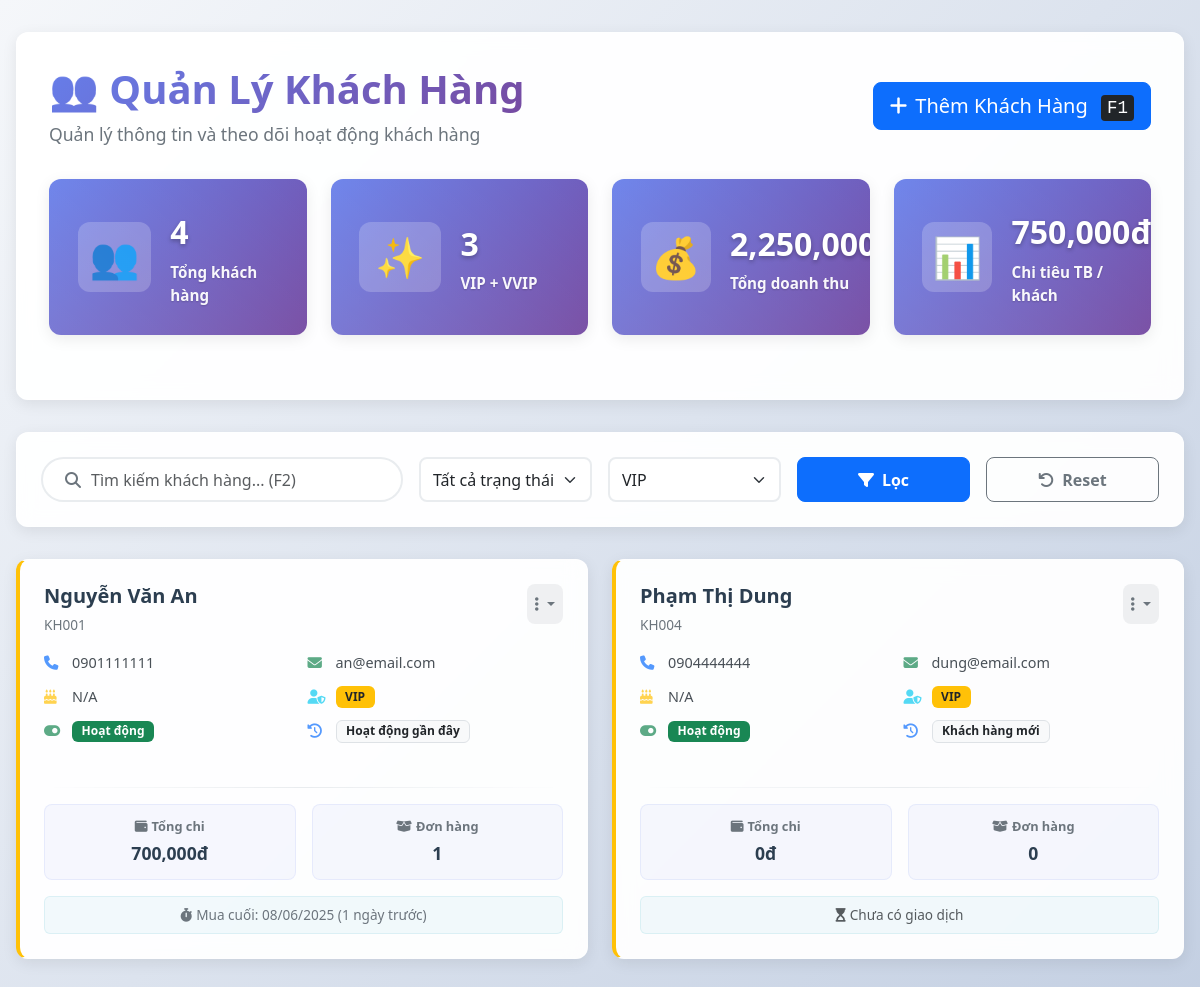
The app's page /pages/customers.php?membership=VIP with its own data.
### tables this page shows
CREATE TABLE customers (
    id INT AUTO_INCREMENT PRIMARY KEY,
    customer_code VARCHAR(20) UNIQUE NOT NULL,
    name VARCHAR(100) NOT NULL,
    phone VARCHAR(20) UNIQUE,
    email VARCHAR(100),
    address TEXT,
    birth_date DATE,
    gender ENUM('Nam', 'Nữ', 'Khác'),
    membership_level ENUM('Thông thường', 'VIP', 'VVIP') DEFAULT 'Thông thường',
    total_spent DECIMAL(15,2) DEFAULT 0,
    total_orders INT DEFAULT 0,
    loyalty_points INT DEFAULT 0,
    notes TEXT,
    is_active BOOLEAN DEFAULT TRUE,
    created_at TIMESTAMP DEFAULT CURRENT_TIMESTAMP,
    updated_at TIMESTAMP DEFAULT CURRENT_TIMESTAMP ON UPDATE CURRENT_TIMESTAMP,
    last_membership_update TIMESTAMP NULL DEFAULT NULL,  
    
    INDEX idx_phone (phone),
    INDEX idx_membership (membership_level),
    INDEX idx_active (is_active)
);

### pages/customers.php (the view, shortened to what this page needs)
<?php
require_once __DIR__ . '/../config/database.php';
$search = $_GET['search'] ?? '';
$status_filter = $_GET['status'] ?? 'all';
$membership_filter = $_GET['membership'] ?? 'all';
$page_num = max(1, intval($_GET['page'] ?? 1));
$per_page = 9;
$sql_select_fields = "SELECT c.*,
                        COALESCE(s.total_spent_val, c.total_spent, 0) as total_spent,
                        COALESCE(s.total_orders_val, c.total_orders, 0) as total_orders,
                        s.latest_sale_date as last_order_date,
                        CASE
                            WHEN s.latest_sale_date >= DATE_SUB(NOW(), INTERVAL 30 DAY) THEN 'Hoạt động gần đây'
                            WHEN s.latest_sale_date >= DATE_SUB(NOW(), INTERVAL 90 DAY) THEN 'Ít hoạt động'
                            WHEN s.latest_sale_date IS NULL AND c.created_at < DATE_SUB(NOW(), INTERVAL 30 DAY) THEN 'Chưa mua hàng'
                            WHEN s.latest_sale_date IS NULL AND c.created_at >= DATE_SUB(NOW(), INTERVAL 30 DAY) THEN 'Khách hàng mới'
                            ELSE 'Lâu không mua'
                        END as activity_status,
                        DATEDIFF(NOW(), s.latest_sale_date) as days_since_last_order,
                        (YEAR(CURDATE()) - YEAR(c.birth_date)) - (RIGHT(CURDATE(), 5) < RIGHT(c.birth_date, 5)) as age";
$sql_from_join = "FROM customers c
                  LEFT JOIN (
                      SELECT customer_id,
                             MAX(sale_date) as latest_sale_date,
                             COUNT(id) as total_orders_val,
                             SUM(total_amount) as total_spent_val
                      FROM sales
                      GROUP BY customer_id
                  ) s ON c.id = s.customer_id";
$where_clauses = [];
$params = [];
if ($membership_filter !== 'all') {
    $where_clauses[] = "c.membership_level = ?";
    $params[] = $membership_filter;
}
$where_sql = count($where_clauses) > 0 ? ' WHERE ' . implode(' AND ', $where_clauses) : '';
$offset = ($page_num - 1) * $per_page;
$customers_sql = "$sql_select_fields $sql_from_join $where_sql ORDER BY c.created_at DESC LIMIT $per_page OFFSET $offset";
$customers_stmt = $pdo->prepare($customers_sql);
$customers_stmt->execute($params);
$customers_on_page = $customers_stmt->fetchAll(PDO::FETCH_ASSOC);
$stats = [];
$stats_queries = [
    'total_customers_stat' => "SELECT COUNT(*) FROM customers",
    'vip_vvip_customers_stat' => "SELECT COUNT(*) FROM customers WHERE membership_level = 'VIP' OR membership_level = 'VVIP'",
    'total_revenue_stat' => "SELECT SUM(total_amount) FROM sales",
    'avg_spent_stat' => "SELECT AVG(total_spent) FROM customers WHERE total_orders > 0"
];
foreach ($stats_queries as $key => $query) {
    $stmt = $pdo->query($query);
    $stats[$key] = $stmt->fetchColumn();
}
if ($stats['total_customers_stat'] > 0 && isset($stats['total_revenue_stat'])) {
     $active_customers_with_spending_query = "SELECT COUNT(DISTINCT id) FROM customers WHERE total_spent > 0";
     $active_customers_count = $pdo->query($active_customers_with_spending_query)->fetchColumn();
     $stats['avg_spent_per_active_customer_stat'] = $active_customers_count > 0 ? ($stats['total_revenue_stat'] / $active_customers_count) : 0;
} else {
    $stats['avg_spent_per_active_customer_stat'] = 0;
}
?>
<!DOCTYPE html>
<html lang="vi">
<head>
    <link href="https://cdnjs.cloudflare.com/ajax/libs/bootstrap/5.3.0/css/bootstrap.min.css" rel="stylesheet">
    <link href="https://cdnjs.cloudflare.com/ajax/libs/font-awesome/6.4.0/css/all.min.css" rel="stylesheet">
</head>
<body>
    <div class="customers-page">
        <div class="page-header">
            <div class="d-flex justify-content-between align-items-center mb-4">
                <div>
                    <h1 class="page-title">👥 Quản Lý Khách Hàng</h1>
                    <p class="page-subtitle">Quản lý thông tin và theo dõi hoạt động khách hàng</p>
                </div>
                <button class="btn btn-primary btn-lg" onclick="openAddCustomerModal()">
                    <i class="fas fa-plus me-2"></i>Thêm Khách Hàng
                    <kbd class="ms-2">F1</kbd>
                </button>
            </div>
            <div class="stats-grid">
                <div class="stat-card">
                    <div class="stat-icon">👥</div>
                    <div class="stat-info">
                        <div class="stat-number"><?php echo number_format($stats['total_customers_stat'] ?? 0); ?></div>
                        <div class="stat-label">Tổng khách hàng</div>
                    </div>
                </div>
                <div class="stat-card">
                    <div class="stat-icon">✨</div>
                    <div class="stat-info">
                        <div class="stat-number"><?php echo number_format($stats['vip_vvip_customers_stat'] ?? 0); ?></div>
                        <div class="stat-label">VIP + VVIP</div>
                    </div>
                </div>
                <div class="stat-card">
                    <div class="stat-icon">💰</div>
                    <div class="stat-info">
                        <div class="stat-number"><?php echo number_format($stats['total_revenue_stat'] ?? 0); ?>đ</div>
                        <div class="stat-label">Tổng doanh thu</div>
                    </div>
                </div>
                <div class="stat-card">
                    <div class="stat-icon">📊</div>
                    <div class="stat-info">
                        <div class="stat-number"><?php echo number_format($stats['avg_spent_per_active_customer_stat'] ?? 0); ?>đ</div>
                        <div class="stat-label">Chi tiêu TB / khách</div>
                    </div>
                </div>
            </div>
        </div>
        <div class="filters-section">
            <div class="row g-3 align-items-end" id="filterForm">
                <div class="col-md-4">
                    <div class="search-input-wrapper">
                        <span class="input-group-text"><i class="fas fa-search"></i></span>
                        <input type="text" id="searchInput" name="search" class="form-control"
                               placeholder="Tìm kiếm khách hàng... (F2)" value="<?php echo htmlspecialchars($search); ?>">
                    </div>
                </div>
                <div class="col-md-2">
                    <select id="statusFilter" name="status" class="form-select filter-select">
                        <option value="all" <?php if ($status_filter === 'all') echo 'selected'; ?>>Tất cả trạng thái</option>
                    </select>
                </div>
                <div class="col-md-2">
                    <select id="membershipFilter" name="membership" class="form-select filter-select">
                        <option value="VIP" <?php if ($membership_filter === 'VIP') echo 'selected'; ?>>VIP</option>
                    </select>
                </div>
                <div class="col-md-2">
                    <button type="button" class="btn btn-primary btn-filter w-100" onclick="applyFilters()">
                        <i class="fas fa-filter me-2"></i>Lọc
                    </button>
                </div>
                <div class="col-md-2">
                    <button type="button" class="btn btn-outline-secondary btn-filter w-100" onclick="resetFilters()">
                        <i class="fas fa-undo me-2"></i>Reset
                    </button>
                </div>
            </div>
        </div>
        <div class="customers-grid" id="customersGrid">
            <?php if (empty($customers_on_page)): ?>
                <div class="col-12">
                    <div class="empty-state" style="grid-column: 1 / -1;">
                        <div class="empty-icon">👥</div>
                        <h4 class="empty-title">Không tìm thấy khách hàng</h4>
                        <p class="empty-text">Không có khách hàng nào phù hợp với tiêu chí tìm kiếm của bạn. <br>Hãy thử điều chỉnh bộ lọc hoặc thêm khách hàng mới.</p>
                        <button class="btn btn-primary btn-lg" onclick="openAddCustomerModal()">
                            <i class="fas fa-plus me-2"></i>Thêm Khách Hàng Mới
                        </button>
                    </div>
                </div>
            <?php else: ?>
                <?php foreach ($customers_on_page as $customer): ?>
                <div class="customer-card" data-membership="<?php echo htmlspecialchars(strtolower($customer['membership_level'] ?? 'thông thường')); ?>">
                    <div class="customer-header">
                        <div>
                            <h5 class="customer-name"><?php echo htmlspecialchars($customer['name']); ?></h5>
                            <small class="customer-code"><?php echo htmlspecialchars($customer['customer_code']); ?></small>
                        </div>
                        <div class="customer-actions">
                            <div class="dropdown">
                                <button class="dropdown-toggle" type="button" data-bs-toggle="dropdown" aria-expanded="false">
                                    <i class="fas fa-ellipsis-v"></i>
                                </button>
                            </div>
                        </div>
                    </div>
                    <div class="customer-details">
                        <div class="detail-row">
                            <div class="detail-item">
                                <i class="fas fa-phone text-primary"></i>
                                <span><?php echo htmlspecialchars($customer['phone']); ?></span>
                            </div>
                            <div class="detail-item">
                                <i class="fas fa-envelope <?php echo empty($customer['email']) ? 'text-muted' : 'text-success'; ?>"></i>
                                <span class="text-truncate" title="<?php echo htmlspecialchars($customer['email'] ?? 'N/A'); ?>"><?php echo htmlspecialchars($customer['email'] ?? 'N/A'); ?></span>
                            </div>
                        </div>
                        <div class="detail-row">
                            <div class="detail-item">
                                <i class="fas fa-birthday-cake text-warning"></i>
                                <span><?php echo $customer['age'] !== null ? htmlspecialchars($customer['age']) . ' tuổi' : 'N/A'; ?></span>
                            </div>
                            <div class="detail-item">
                                <i class="fas fa-user-shield text-info"></i>
                                <span class="badge bg-<?php
                                    $level = strtolower($customer['membership_level'] ?? 'thong thuong');
                                    if ($level === 'vvip') echo 'purple';
                                    elseif ($level === 'vip') echo 'warning text-dark';
                                    else echo 'secondary';
                                ?>"><?php echo htmlspecialchars($customer['membership_level'] ?? 'Thông thường'); ?></span>
                            </div>
                        </div>
                        <div class="detail-row">
                            <div class="detail-item">
                                <i class="fas fa-toggle-on <?php echo $customer['is_active'] ? 'text-success' : 'text-danger'; ?>"></i>
                                <span class="badge bg-<?php echo $customer['is_active'] ? 'success' : 'danger'; ?>"><?php echo $customer['is_active'] ? 'Hoạt động' : 'Ngừng HĐ'; ?></span>
                            </div>
                            <div class="detail-item">
                                <i class="fas fa-history text-primary"></i>
                                <span class="badge bg-light text-dark border"><?php echo htmlspecialchars($customer['activity_status'] ?? 'N/A'); ?></span>
                            </div>
                        </div>
                    </div>
                    <div class="customer-divider"></div>
                    <div class="customer-finance">
                        <div class="finance-item">
                            <div class="finance-label"><i class="fas fa-wallet me-1"></i>Tổng chi</div>
                            <div class="finance-value"><?php echo number_format($customer['total_spent'] ?? 0); ?>đ</div>
                        </div>
                        <div class="finance-item">
                            <div class="finance-label"><i class="fas fa-box-open me-1"></i>Đơn hàng</div>
                            <div class="finance-value"><?php echo number_format($customer['total_orders'] ?? 0); ?></div>
                        </div>
                    </div>
                    <?php if ($customer['last_order_date']): ?>
                    <div class="last-order mt-auto">
                        <i class="fas fa-stopwatch me-1"></i>Mua cuối: <?php echo date('d/m/Y', strtotime($customer['last_order_date'])); ?>
                        <?php if ($customer['days_since_last_order'] !== null): ?>
                            (<?php echo htmlspecialchars($customer['days_since_last_order']); ?> ngày trước)
                        <?php endif; ?>
                    </div>
                    <?php else: ?>
                    <div class="last-order mt-auto text-muted">
                        <i class="fas fa-hourglass-start me-1"></i>Chưa có giao dịch
                    </div>
                    <?php endif; ?>
                </div>
                <?php endforeach; ?>
            <?php endif; ?>
        </div>
    </div>
    <div class="toast-container position-fixed bottom-0 end-0 p-3">
    </div>
</body>
</html>

### records on screen
customers: name "Nguyễn Văn An", customer_code "KH001", phone "0901111111", email "an@email.com", membership_level "VIP", is_active 1 (drawn), activity_status "Hoạt động gần đây", total_spent "700,000", total_orders "1", last_order_date "08/06/2025", days_since_last_order "1"
customers: name "Phạm Thị Dung", customer_code "KH004", phone "0904444444", email "dung@email.com", membership_level "VIP", is_active 1 (drawn), activity_status "Khách hàng mới", total_spent "0", total_orders "0", shows "Chưa có giao dịch"

### other values on screen
$stats['total_customers_stat'] "4"
$stats['vip_vvip_customers_stat'] "3"
$stats['avg_spent_per_active_customer_stat'] "750,000"
